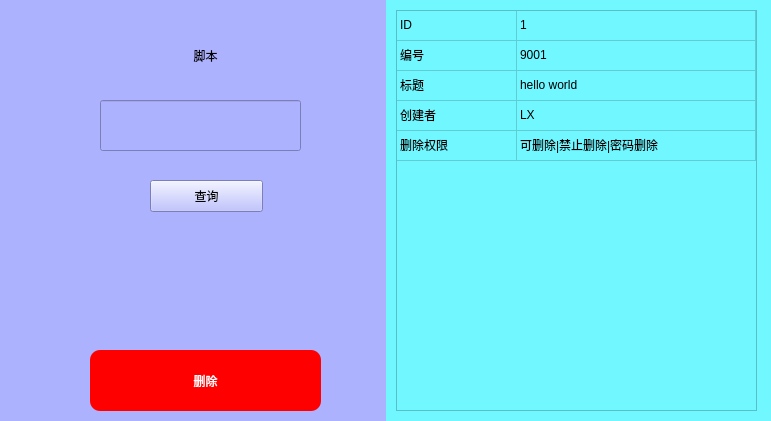
<?xml version="1.0" encoding="UTF-8"?>
<ui version="4.0">
 <class>Form</class>
 <widget class="QWidget" name="Form">
  <property name="geometry">
   <rect>
    <x>0</x>
    <y>0</y>
    <width>771</width>
    <height>421</height>
   </rect>
  </property>
  <property name="minimumSize">
   <size>
    <width>771</width>
    <height>421</height>
   </size>
  </property>
  <property name="maximumSize">
   <size>
    <width>771</width>
    <height>421</height>
   </size>
  </property>
  <property name="windowTitle">
   <string>Form</string>
  </property>
  <layout class="QGridLayout" name="gridLayout">
   <property name="leftMargin">
    <number>0</number>
   </property>
   <property name="topMargin">
    <number>0</number>
   </property>
   <property name="rightMargin">
    <number>0</number>
   </property>
   <property name="bottomMargin">
    <number>0</number>
   </property>
   <property name="spacing">
    <number>0</number>
   </property>
   <item row="0" column="0">
    <widget class="QWidget" name="widget" native="true">
     <property name="minimumSize">
      <size>
       <width>291</width>
       <height>421</height>
      </size>
     </property>
     <property name="maximumSize">
      <size>
       <width>16777215</width>
       <height>421</height>
      </size>
     </property>
     <property name="styleSheet">
      <string notr="true">background-color: rgb(173, 178, 255);</string>
     </property>
     <widget class="QLabel" name="label">
      <property name="geometry">
       <rect>
        <x>140</x>
        <y>30</y>
        <width>131</width>
        <height>51</height>
       </rect>
      </property>
      <property name="styleSheet">
       <string notr="true">QLabel{
	font: 40pt &quot;Heiti SC&quot;;
}</string>
      </property>
      <property name="text">
       <string>脚本</string>
      </property>
      <property name="alignment">
       <set>Qt::AlignCenter</set>
      </property>
     </widget>
     <widget class="QLineEdit" name="lineEdit">
      <property name="geometry">
       <rect>
        <x>100</x>
        <y>100</y>
        <width>201</width>
        <height>51</height>
       </rect>
      </property>
     </widget>
     <widget class="QPushButton" name="btn_find">
      <property name="geometry">
       <rect>
        <x>150</x>
        <y>180</y>
        <width>113</width>
        <height>32</height>
       </rect>
      </property>
      <property name="text">
       <string>查询</string>
      </property>
     </widget>
     <widget class="QPushButton" name="btn_del">
      <property name="geometry">
       <rect>
        <x>90</x>
        <y>350</y>
        <width>231</width>
        <height>61</height>
       </rect>
      </property>
      <property name="styleSheet">
       <string notr="true">QPushButton{
	background-color: rgb(255, 0, 0);
	border-radius:10px;
	color: rgb(255, 255, 255);
	font: 24pt &quot;Baoli SC&quot;;
}</string>
      </property>
      <property name="text">
       <string>删除</string>
      </property>
     </widget>
    </widget>
   </item>
   <item row="0" column="1">
    <widget class="QWidget" name="widget_2" native="true">
     <property name="minimumSize">
      <size>
       <width>371</width>
       <height>421</height>
      </size>
     </property>
     <property name="maximumSize">
      <size>
       <width>16777215</width>
       <height>421</height>
      </size>
     </property>
     <property name="styleSheet">
      <string notr="true">background-color: rgb(113, 247, 255);</string>
     </property>
     <widget class="QTableWidget" name="tableWidget">
      <property name="geometry">
       <rect>
        <x>10</x>
        <y>10</y>
        <width>361</width>
        <height>401</height>
       </rect>
      </property>
      <attribute name="horizontalHeaderVisible">
       <bool>false</bool>
      </attribute>
      <attribute name="horizontalHeaderCascadingSectionResizes">
       <bool>false</bool>
      </attribute>
      <attribute name="horizontalHeaderMinimumSectionSize">
       <number>20</number>
      </attribute>
      <attribute name="horizontalHeaderDefaultSectionSize">
       <number>120</number>
      </attribute>
      <attribute name="horizontalHeaderHighlightSections">
       <bool>true</bool>
      </attribute>
      <attribute name="horizontalHeaderShowSortIndicator" stdset="0">
       <bool>false</bool>
      </attribute>
      <attribute name="horizontalHeaderStretchLastSection">
       <bool>true</bool>
      </attribute>
      <attribute name="verticalHeaderVisible">
       <bool>false</bool>
      </attribute>
      <attribute name="verticalHeaderCascadingSectionResizes">
       <bool>false</bool>
      </attribute>
      <attribute name="verticalHeaderHighlightSections">
       <bool>true</bool>
      </attribute>
      <attribute name="verticalHeaderShowSortIndicator" stdset="0">
       <bool>false</bool>
      </attribute>
      <attribute name="verticalHeaderStretchLastSection">
       <bool>false</bool>
      </attribute>
      <row>
       <property name="text">
        <string>新建行</string>
       </property>
      </row>
      <row>
       <property name="text">
        <string>新建行</string>
       </property>
      </row>
      <row>
       <property name="text">
        <string>新建行</string>
       </property>
      </row>
      <row>
       <property name="text">
        <string>新建行</string>
       </property>
      </row>
      <row>
       <property name="text">
        <string>新建行</string>
       </property>
      </row>
      <column>
       <property name="text">
        <string>标签</string>
       </property>
      </column>
      <column>
       <property name="text">
        <string>内容</string>
       </property>
      </column>
      <item row="0" column="0">
       <property name="text">
        <string>ID</string>
       </property>
      </item>
      <item row="0" column="1">
       <property name="text">
        <string>1</string>
       </property>
      </item>
      <item row="1" column="0">
       <property name="text">
        <string>编号</string>
       </property>
      </item>
      <item row="1" column="1">
       <property name="text">
        <string>9001</string>
       </property>
      </item>
      <item row="2" column="0">
       <property name="text">
        <string>标题</string>
       </property>
      </item>
      <item row="2" column="1">
       <property name="text">
        <string>hello world</string>
       </property>
      </item>
      <item row="3" column="0">
       <property name="text">
        <string>创建者</string>
       </property>
      </item>
      <item row="3" column="1">
       <property name="text">
        <string>LX</string>
       </property>
      </item>
      <item row="4" column="0">
       <property name="text">
        <string>删除权限</string>
       </property>
      </item>
      <item row="4" column="1">
       <property name="text">
        <string>可删除|禁止删除|密码删除</string>
       </property>
      </item>
     </widget>
    </widget>
   </item>
  </layout>
 </widget>
 <resources/>
 <connections/>
</ui>
